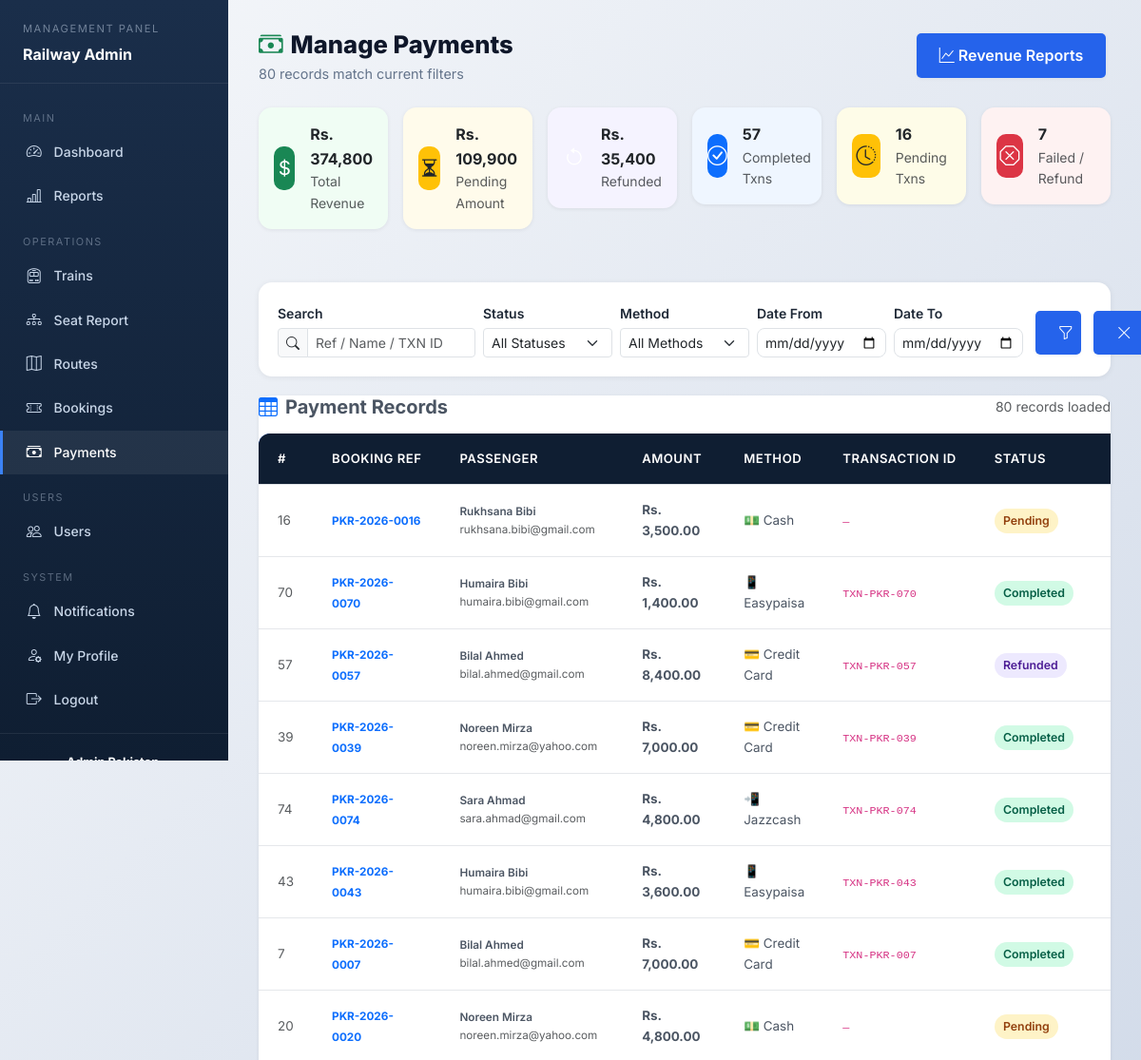
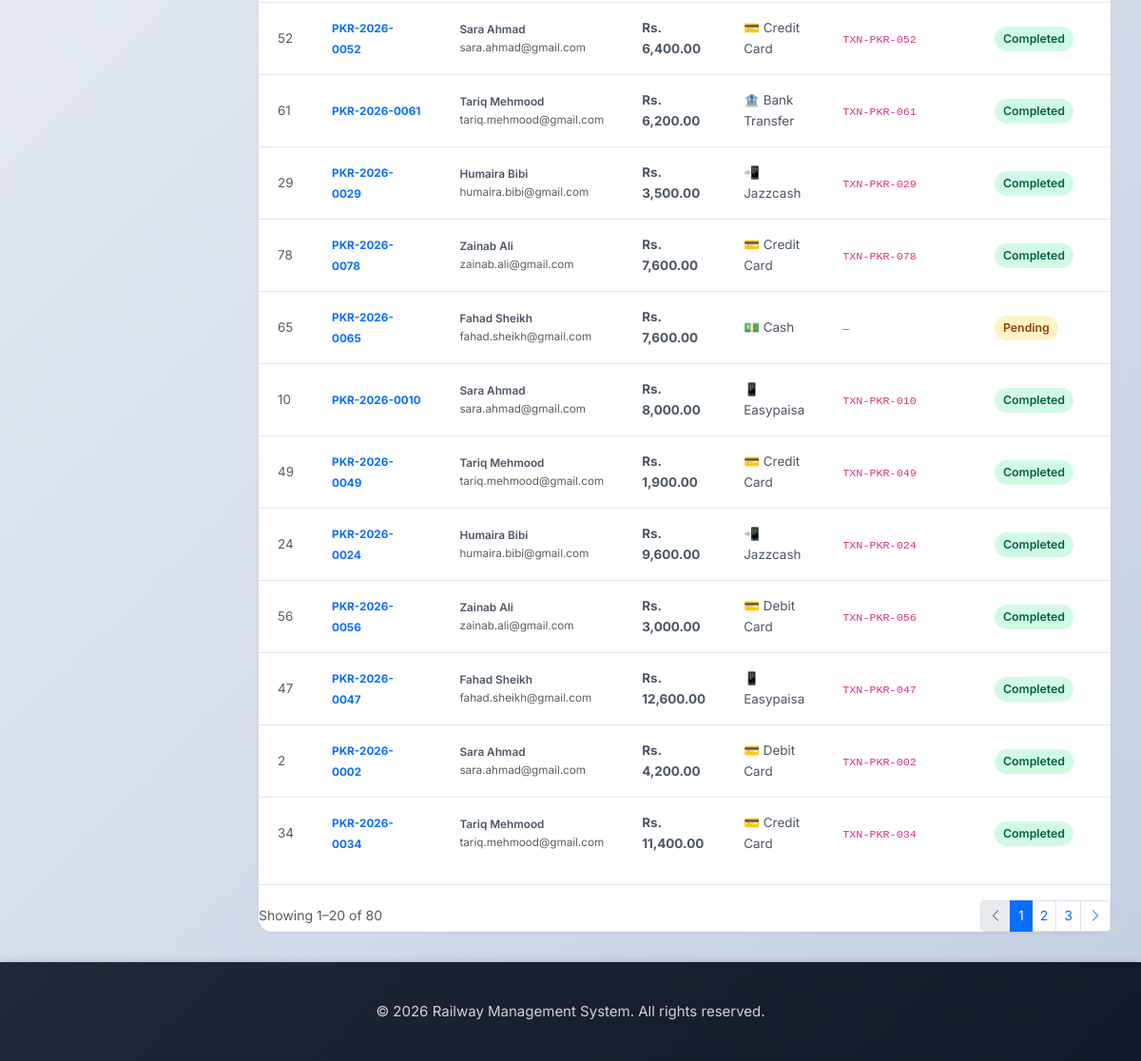
Page /manage-payments.php (signed in) on the committed database (2 pictures, top to bottom).
### tables this page shows
CREATE TABLE IF NOT EXISTS payments (
    payment_id INT PRIMARY KEY AUTO_INCREMENT,
    booking_id INT NOT NULL,
    user_id INT NOT NULL,
    amount DECIMAL(12, 2) NOT NULL,
    payment_method VARCHAR(50) NOT NULL,
    transaction_id VARCHAR(100) UNIQUE,
    payment_status ENUM('pending', 'completed', 'failed', 'refunded') DEFAULT 'pending',
    payment_date TIMESTAMP,
    refund_date TIMESTAMP NULL,
    refund_reason VARCHAR(255),
    created_at TIMESTAMP DEFAULT CURRENT_TIMESTAMP,
    updated_at TIMESTAMP DEFAULT CURRENT_TIMESTAMP ON UPDATE CURRENT_TIMESTAMP,
    FOREIGN KEY (booking_id) REFERENCES bookings(booking_id) ON DELETE CASCADE,
    FOREIGN KEY (user_id) REFERENCES users(user_id) ON DELETE CASCADE
);

CREATE TABLE IF NOT EXISTS bookings (
    booking_id INT PRIMARY KEY AUTO_INCREMENT,
    user_id INT NOT NULL,
    route_id INT NOT NULL,
    booking_reference VARCHAR(20) UNIQUE NOT NULL,
    number_of_seats INT NOT NULL,
    total_fare DECIMAL(12, 2) NOT NULL,
    booking_status ENUM('pending', 'confirmed', 'cancelled') DEFAULT 'pending',
    payment_status ENUM('pending', 'completed', 'failed', 'refunded') DEFAULT 'pending',
    booking_date TIMESTAMP DEFAULT CURRENT_TIMESTAMP,
    journey_date DATE NOT NULL,
    updated_at TIMESTAMP DEFAULT CURRENT_TIMESTAMP ON UPDATE CURRENT_TIMESTAMP,
    cancellation_reason VARCHAR(255) DEFAULT NULL,
    cancellation_fee DECIMAL(10,2) DEFAULT 0.00,
    refund_amount DECIMAL(10,2) DEFAULT 0.00,
    cancelled_at DATETIME DEFAULT NULL,
    FOREIGN KEY (user_id) REFERENCES users(user_id) ON DELETE CASCADE,
    FOREIGN KEY (route_id) REFERENCES routes(route_id) ON DELETE CASCADE
);

CREATE TABLE IF NOT EXISTS users (
    user_id INT PRIMARY KEY AUTO_INCREMENT,
    username VARCHAR(50) UNIQUE NOT NULL,
    email VARCHAR(100) UNIQUE NOT NULL,
    password VARCHAR(255) NOT NULL,
    full_name VARCHAR(100) NOT NULL,
    phone VARCHAR(20),
    address TEXT,
    role ENUM('user', 'admin', 'employee') DEFAULT 'user',
    is_active BOOLEAN DEFAULT TRUE,
    created_at TIMESTAMP DEFAULT CURRENT_TIMESTAMP,
    updated_at TIMESTAMP DEFAULT CURRENT_TIMESTAMP ON UPDATE CURRENT_TIMESTAMP
);

### manage-payments.php (the view, shortened to what the rows shown need)
<?php
require_once 'config/database.php';
require_once 'src/classes/Database.php';
$db = new Database();
$db->connect();
$page          = max(1, (int)($_GET['page'] ?? 1));
$per_page      = 20;
$offset        = ($page - 1) * $per_page;
$wheres = [];
$where_sql = $wheres ? 'WHERE ' . implode(' AND ', $wheres) : '';
$payments = $db->select(
    "SELECT p.payment_id, p.amount, p.payment_method, p.transaction_id,
            p.payment_status, p.payment_date, p.refund_date, p.refund_reason,
            b.booking_id, b.booking_reference,
            u.full_name, u.email
     FROM payments p
     JOIN bookings b ON p.booking_id = b.booking_id
     JOIN users    u ON p.user_id    = u.user_id
     {$where_sql}
     ORDER BY p.created_at DESC
     LIMIT {$per_page} OFFSET {$offset}"
);
require_once 'inc/header.php';
?>
<div class="adm-wrap">
<section class="adm-main">
    <div class="adm-page-header">
        <div>
            <h2><i class="bi bi-cash-stack me-2 text-success"></i>Manage Payments</h2>
        </div>
    </div>
    <div class="surface-card">
        <div class="table-responsive">
            <table class="table table-hover mb-0 pay-table">
                <thead>
                    <tr>
                        <th>#</th>
                        <th>Booking Ref</th>
                        <th>Passenger</th>
                        <th>Amount</th>
                        <th>Method</th>
                        <th>Transaction ID</th>
                        <th>Status</th>
                        <th>Payment Date</th>
                    </tr>
                </thead>
                <tbody>
                <?php if (empty($payments)): ?>
                    <tr><td colspan="10" class="text-center py-5 text-muted">
                        <i class="bi bi-inbox fs-2 d-block mb-2"></i>No payment records found.
                    </td></tr>
                <?php else: ?>
                    <?php foreach ($payments as $pay): ?>
                    <tr>
                        <td class="text-muted small"><?= $pay['payment_id'] ?></td>
                        <td>
                            <a href="booking-admin.php?id=<?= $pay['booking_id'] ?>"
                               class="fw-bold text-primary text-decoration-none small">
                                <?= htmlspecialchars($pay['booking_reference']) ?>
                            </a>
                        </td>
                        <td>
                            <div class="fw-semibold small"><?= htmlspecialchars($pay['full_name']) ?></div>
                            <div class="text-muted" style="font-size:.73rem;"><?= htmlspecialchars($pay['email']) ?></div>
                        </td>
                        <td class="fw-bold small">Rs. <?= number_format($pay['amount'], 2) ?></td>
                        <td class="small">
                            <?php
                            $icons = ['credit_card'=>'💳','debit_card'=>'💳','easypaisa'=>'📱','jazzcash'=>'📲','bank_transfer'=>'🏦','cash'=>'💵'];
                            echo ($icons[$pay['payment_method']] ?? '💰') . ' ';
                            echo ucwords(str_replace('_', ' ', $pay['payment_method']));
                            ?>
                        </td>
                        <td>
                            <code class="small"><?= htmlspecialchars($pay['transaction_id'] ?? '—') ?></code>
                        </td>
                        <td>
                            <span class="sp sp-<?= $pay['payment_status'] ?>">
                                <?= ucfirst($pay['payment_status']) ?>
                            </span>
                        </td>
                        <td class="small text-nowrap text-muted">
                        </td>
                    </tr>
                    <?php endforeach; ?>
                <?php endif; ?>
                </tbody>
            </table>
        </div>
    </div>
</section>
</div>
<?php require_once 'inc/footer.php'; ?>

### rows in the picture
payments: payment_id "16", booking.booking_reference "PKR-2026-0016", user.full_name "Rukhsana Bibi", user.email "rukhsana.bibi@gmail.com", amount "3,500.00", payment_method "💵", payment_method "Cash", transaction "—", payment_status "Pending"
payments: payment_id "70", booking.booking_reference "PKR-2026-0070", user.full_name "Humaira Bibi", user.email "humaira.bibi@gmail.com", amount "1,400.00", payment_method "📱", payment_method "Easypaisa", transaction "TXN-PKR-070", payment_status "Completed"
payments: payment_id "57", booking.booking_reference "PKR-2026-0057", user.full_name "Bilal Ahmed", user.email "bilal.ahmed@gmail.com", amount "8,400.00", payment_method "💳", payment_method "Credit Card", transaction "TXN-PKR-057", payment_status "Refunded"
payments: payment_id "39", booking.booking_reference "PKR-2026-0039", user.full_name "Noreen Mirza", user.email "noreen.mirza@yahoo.com", amount "7,000.00", payment_method "💳", payment_method "Credit Card", transaction "TXN-PKR-039", payment_status "Completed"
payments: payment_id "74", booking.booking_reference "PKR-2026-0074", user.full_name "Sara Ahmad", user.email "sara.ahmad@gmail.com", amount "4,800.00", payment_method "📲", payment_method "Jazzcash", transaction "TXN-PKR-074", payment_status "Completed"
payments: payment_id "43", booking.booking_reference "PKR-2026-0043", user.full_name "Humaira Bibi", user.email "humaira.bibi@gmail.com", amount "3,600.00", payment_method "📱", payment_method "Easypaisa", transaction "TXN-PKR-043", payment_status "Completed"
payments: payment_id "7", booking.booking_reference "PKR-2026-0007", user.full_name "Bilal Ahmed", user.email "bilal.ahmed@gmail.com", amount "7,000.00", payment_method "💳", payment_method "Credit Card", transaction "TXN-PKR-007", payment_status "Completed"
payments: payment_id "20", booking.booking_reference "PKR-2026-0020", user.full_name "Noreen Mirza", user.email "noreen.mirza@yahoo.com", amount "4,800.00", payment_method "💵", payment_method "Cash", transaction "—", payment_status "Pending"
payments: payment_id "52", booking.booking_reference "PKR-2026-0052", user.full_name "Sara Ahmad", user.email "sara.ahmad@gmail.com", amount "6,400.00", payment_method "💳", payment_method "Credit Card", transaction "TXN-PKR-052", payment_status "Completed"
payments: payment_id "61", booking.booking_reference "PKR-2026-0061", user.full_name "Tariq Mehmood", user.email "tariq.mehmood@gmail.com", amount "6,200.00", payment_method "🏦", payment_method "Bank Transfer", transaction "TXN-PKR-061", payment_status "Completed"
payments: payment_id "29", booking.booking_reference "PKR-2026-0029", user.full_name "Humaira Bibi", user.email "humaira.bibi@gmail.com", amount "3,500.00", payment_method "📲", payment_method "Jazzcash", transaction "TXN-PKR-029", payment_status "Completed"
payments: payment_id "78", booking.booking_reference "PKR-2026-0078", user.full_name "Zainab Ali", user.email "zainab.ali@gmail.com", amount "7,600.00", payment_method "💳", payment_method "Credit Card", transaction "TXN-PKR-078", payment_status "Completed"
payments: payment_id "65", booking.booking_reference "PKR-2026-0065", user.full_name "Fahad Sheikh", user.email "fahad.sheikh@gmail.com", amount "7,600.00", payment_method "💵", payment_method "Cash", transaction "—", payment_status "Pending"
payments: payment_id "10", booking.booking_reference "PKR-2026-0010", user.full_name "Sara Ahmad", user.email "sara.ahmad@gmail.com", amount "8,000.00", payment_method "📱", payment_method "Easypaisa", transaction "TXN-PKR-010", payment_status "Completed"
payments: payment_id "49", booking.booking_reference "PKR-2026-0049", user.full_name "Tariq Mehmood", user.email "tariq.mehmood@gmail.com", amount "1,900.00", payment_method "💳", payment_method "Credit Card", transaction "TXN-PKR-049", payment_status "Completed"
payments: payment_id "24", booking.booking_reference "PKR-2026-0024", user.full_name "Humaira Bibi", user.email "humaira.bibi@gmail.com", amount "9,600.00", payment_method "📲", payment_method "Jazzcash", transaction "TXN-PKR-024", payment_status "Completed"
payments: payment_id "56", booking.booking_reference "PKR-2026-0056", user.full_name "Zainab Ali", user.email "zainab.ali@gmail.com", amount "3,000.00", payment_method "💳", payment_method "Debit Card", transaction "TXN-PKR-056", payment_status "Completed"
payments: payment_id "47", booking.booking_reference "PKR-2026-0047", user.full_name "Fahad Sheikh", user.email "fahad.sheikh@gmail.com", amount "12,600.00", payment_method "📱", payment_method "Easypaisa", transaction "TXN-PKR-047", payment_status "Completed"
payments: payment_id "2", booking.booking_reference "PKR-2026-0002", user.full_name "Sara Ahmad", user.email "sara.ahmad@gmail.com", amount "4,200.00", payment_method "💳", payment_method "Debit Card", transaction "TXN-PKR-002", payment_status "Completed"
payments: payment_id "34", booking.booking_reference "PKR-2026-0034", user.full_name "Tariq Mehmood", user.email "tariq.mehmood@gmail.com", amount "11,400.00", payment_method "💳", payment_method "Credit Card", transaction "TXN-PKR-034", payment_status "Completed"

### other values in the picture
$total_rows "80"
$val "Rs. 374,800"
$lbl "Total Revenue"
$val "Rs. 109,900"
$lbl "Pending Amount"
$val "Rs. 35,400"
$lbl "Refunded"
$val "57"
$lbl "Completed Txns"
$val "16"
$lbl "Pending Txns"
$val "7"
$lbl "Failed / Refund"
$offset + 1 "1"
min($offset + $per_page, $total_rows) "20"
